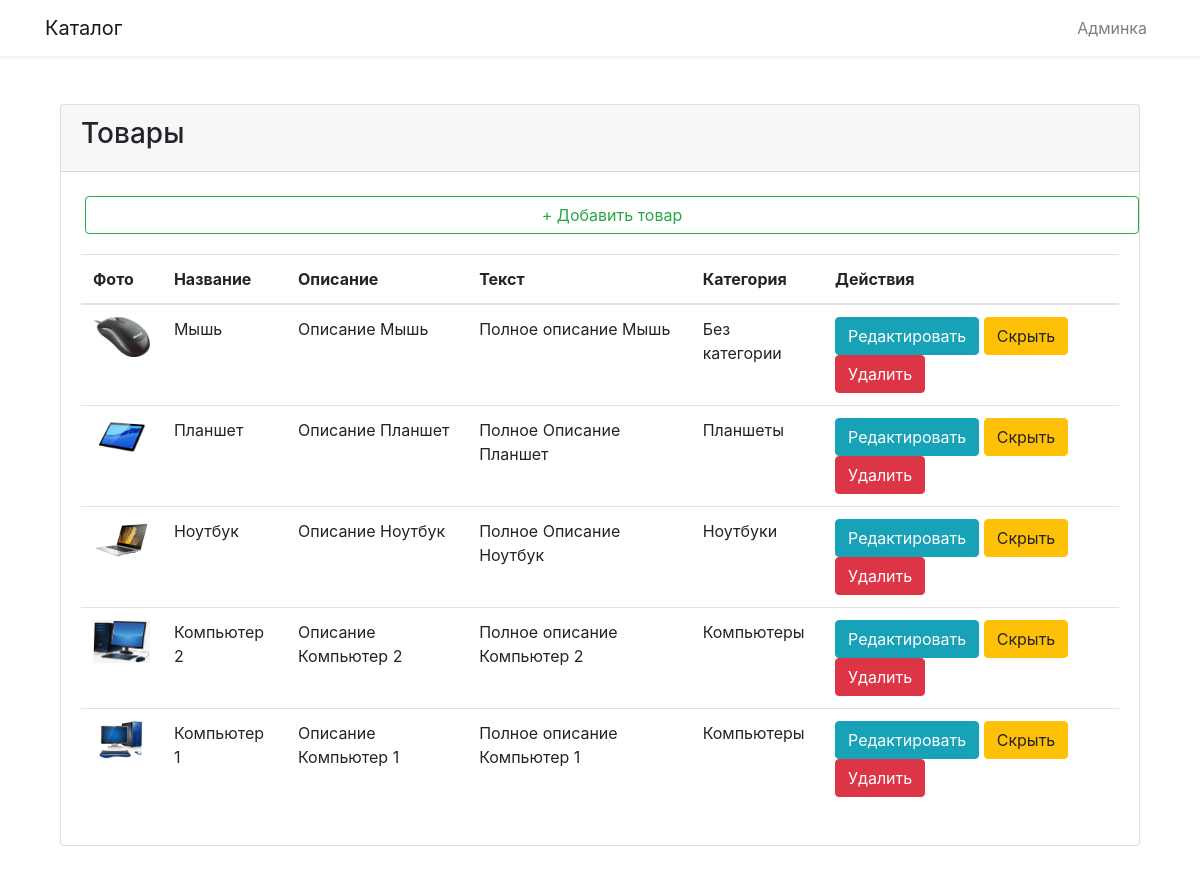
The app's page /admin.php with its own data.
### tables this page shows
CREATE TABLE `products` (
  `id` int(11) NOT NULL,
  `name` varchar(255) NOT NULL,
  `description` varchar(255) NOT NULL,
  `text` text NOT NULL,
  `image` varchar(255) DEFAULT NULL,
  `categories_id` int(11) NOT NULL DEFAULT '1',
  `status` int(1) NOT NULL DEFAULT '0'
);

CREATE TABLE `categories` (
  `id` int(11) NOT NULL,
  `name` varchar(255) NOT NULL
);

### lib/functions.php (called while the page is built, shortened)
<?php
function get_admin_products_db($pdo)
{
    $sql = "SELECT p.id, p.name, p.description, p.text, p.image, p.status, c.name AS category
        FROM products p INNER JOIN categories c
            ON p.categories_id = c.id
                ORDER BY p.id DESC";
    $statement = $pdo->query($sql);
    if( $statement->rowCount() > 0 ) {
        $result = $statement->fetchAll(PDO::FETCH_ASSOC);
        return $result;
    }
    else
        return false;
}
    ?>

### admin.php (the view, shortened to what this page needs)
<?php
    require_once($_SERVER["DOCUMENT_ROOT"].'/lib/functions.php');
?>
<!DOCTYPE html>
<html lang="ru">
<head>
    <link href="css/app.css" rel="stylesheet">
    <link rel="stylesheet" href="https://maxcdn.bootstrapcdn.com/bootstrap/4.0.0-alpha.4/css/bootstrap.min.css">
</head>
<body>
    <nav class="navbar navbar-expand-md navbar-light bg-white shadow-sm mb-4">
        <div class="container">
            <a class="navbar-brand" href="index.php">
                Каталог
            </a>
            <ul class="navbar-nav ml-auto">
                <li class="nav-item">
                    <a class="nav-link" href="admin.php">Админка</a>
                </li>
            </ul>
        </div>
    </nav>
    <div class="container">
        <main class="py-4">
            <div class="container">
                <div class="row justify-content-center">
                    <div class="col-md-12">
                        <div class="card">
                            <div class="card-header"><h3>Товары</h3></div>
                            <a href="product_edit.php" class="btn btn-outline-success ml-4 mt-4">+ Добавить товар</a>
                            <div class="card-body">
                                <table class="table">
                                    <thead>
                                        <tr>
                                            <th>Фото</th>
                                            <th>Название</th>
                                            <th>Описание</th>
                                            <th>Текст</th>
                                            <th>Категория</th>
                                            <th>Действия</th>
                                        </tr>
                                    </thead>
                                    <tbody>
                                        <?php if( is_array ( $products = get_admin_products_db($pdo) ) ) {?>
                                            <?php foreach($products as $product){
                                                ?>
                                                <tr>
                                                    <td>
                                                        <img src="<?php echo DIR_IMG?>/<?php echo $product["image"]?>" alt="<?php echo $product["name"]?>" class="img-fluid" width="64" height="64">
                                                    </td>
                                                    <td><?php echo $product["name"]?></td>
                                                    <td><?php echo $product["description"]?></td>
                                                    <td><?php echo $product["text"]?></td>
                                                    <td><?php echo $product["category"]?></td>
                                                    <td>
                                                        <a href="product_edit.php?edit=<?=$product['id']?>" class="btn btn-info">Редактировать</a>
                                                        <?php if($product['status'] == 0){?>
                                                            <a href="<?php echo $_SERVER['PHP_SELF'];?>?forbid=<?=$product['id']?>" class="btn btn-warning">Скрыть</a>
                                                        <?php } else {?>
                                                            <a href="<?php echo $_SERVER['PHP_SELF'];?>?allow=<?=$product['id']?>" class="btn btn-success">Показать</a>
                                                        <?php } ?>
                                                        <a href="<?php echo $_SERVER['PHP_SELF'];?>?delete=<?=$product['id']?>" onclick="return confirm('are you sure?')" class="btn btn-danger">Удалить</a>
                                                    </td>
                                                </tr>
                                            <?php } ?>
                                        <?php } ?>
                                    </tbody>
                                </table>
                            </div>
                        </div>
                    </div>
                </div>
            </div>
        </main>
    </div>
</body>
</html>

### records on screen
products: image (picture), name "Мышь", description "Описание Мышь", text "Полное описание Мышь", categories.name "Без категории"
products: image (picture), name "Планшет", description "Описание Планшет", text "Полное Описание Планшет", categories.name "Планшеты"
products: image (picture), name "Ноутбук", description "Описание Ноутбук", text "Полное Описание Ноутбук", categories.name "Ноутбуки"
products: image (picture), name "Компьютер 2", description "Описание Компьютер 2", text "Полное описание Компьютер 2", categories.name "Компьютеры"
products: image (picture), name "Компьютер 1", description "Описание Компьютер 1", text "Полное описание Компьютер 1", categories.name "Компьютеры"
